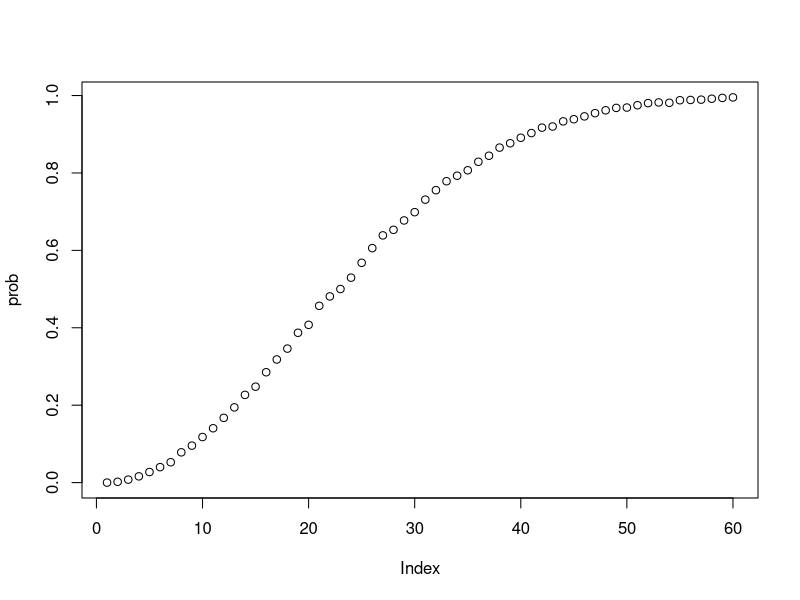
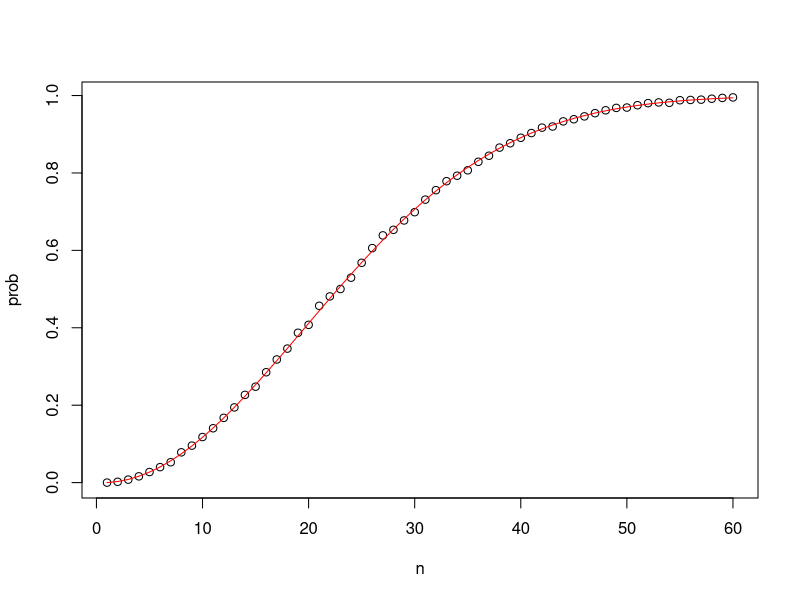
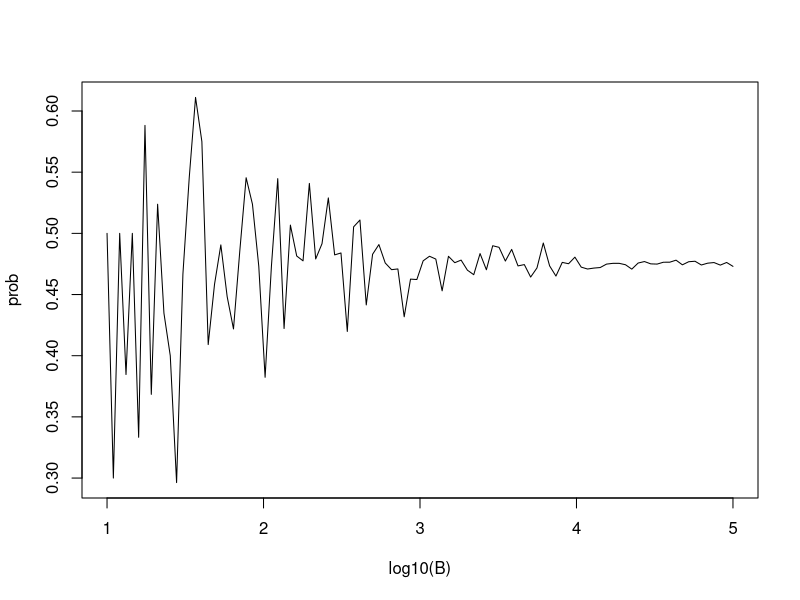

Recreate these plots in R, in order. (Note: this script raises an error after producing the figures.)

library(gtools)
library(dslabs)
library(dplyr)
library(tidyverse)
data(heights)
head(esoph)
#rep function can create sample of x times y
beads <- rep(c("red","blue"), times = c(2,3))
beads
sample(beads, 2) #gives two random elements from beads dataset
events <- replicate(10000, sample(beads,1))
tab <- table(events) # summarize the events in a table
prop.table(tab) # summarize the events from the table as proportions
?set.seed

#create a deck of cards in R
paste() #Glues variables together
number <- "Three"
suit <- "Hearts"
paste(number, suit)
#and for vectors like
paste(letters[1:5], as.character(1:5))
#all combinations of a list use expand.grind()
expand.grid(pants = c("blue", "black"), shirt = c("white", "grey", "plaid"))




#Our deck of cards
suits <- c("Hearts", "Clubs", "Spades", "Diamonds")
numbers <- c("Ace", "Deuce", "Three", "Four", "Five", "Six", "Seven", "Eight", "Nine", "Ten", "Jack", "Queen", "King")
deck <- expand.grid(suit = suits, number = numbers)
deck <- paste(deck$suit, deck$number)
deck
kings <- paste(suits, "King")
mean(deck %in% kings)
hands<- permutations(52, 2, v = deck)
nrow(hands) #possible ways to pick 2 cards from the deck
first_cardPicked <- hands[,1] #all rows column 1
second_cardPicked <- hands[,2] #all rows column2 
#Number of kings in first column
sum(first_cardPicked %in% kings)
sum(first_cardPicked %in% kings & second_cardPicked %in% kings) / sum(first_cardPicked %in% kings) #both kings

#the permutation() method, no repetions - order matters 1,3 != 3,1
#combinations() method = reps allowed, order matters 1,3 != 3,1  much more results since we can reuse elements
#all 7 digit phone numbers
all_numbers <- permutations(10, 7, v = 0:9) #First size of the source vector (10 numbers), then size of target(squence), what numbers are in the source vector
n <- nrow(all_numbers) #returns how many rows(phone numbers there are)
index <- sample(n, 5) #choose 5 random indexes from the total indexes
all_numbers[index,]

#Two ways to solve birtday paradox, first monte carlo then math

#Monte Carlo
compute_prob <- function(n, B = 10000){ #takes variable n and tries it 10 thousend times
  same_day <- replicate(B, {
    bdays <- sample(1:365, n, replace =TRUE)
    any(duplicated(bdays))
  })
  mean(same_day)
}
#now we want to see the liklyness for a range 1-60 persons
n <- seq(1,60)
prob <- sapply(n, compute_prob) #have to use sapply to apply the vector to the function
plot(prob) #Takes a little time, cause we need to generate 60*10000 examples
?prod
#We can use math and get this much faste, no need for generating all those examples
exact_prob <- function(n){
  #The multiplication rule to calculate Pr(noSharedBirthday) = (1*364/365*363/365*365-n-1/365)
  prob_unique <- seq(365, 365-n+1)/365
  1 - prod(prob_unique) #prod(vectors) returns product of the whole vector - margföldun - that is 1-Pr(NoSameBirthd)
}

eprod <- sapply(n, exact_prob) #same as in Monte Carlo but now to the math function
plot(n,prob)
lines(n,eprod, col = "red")

#HOW MANY MONTE CARLOS ARE ENOUGH?
B <-10^seq(1, 5, len = 100) #bilið er frá 1-5 splittað upp í 100 og sem veldið
compute_prob <- function(B, n = 22){    # function to run Monte Carlo simulation with each B
  same_day <- replicate(B, {
    bdays <- sample(1:365, n, replace = TRUE)
    any(duplicated(bdays))
  })
  mean(same_day)
}
prob <- sapply(B, compute_prob)    # apply compute_prob to many values of B
plot(log10(B), prob, type = "l")    # plot a line graph of estimates 
#log10(B) kringum 3 = 10^3 eða 1000 næst jafnvægi þannig að í raun gæfi 1000 iteration nógu góða niðurstöðu í stað 10000 og krefst minni computer power

simulated_games <- sample(c("lose","win"), 4, replace = TRUE, prob = c(0.6, 0.4))

#MONTE HALL CODE
B <- 10000
stick <- replicate(B, {
  doors <- as.character(1:3) #Three doors created
  prize <- sample(c("car","goat","goat"))# puts prizes in random order
  prize_door <- doors[prize == "car"] # note which door has prize by assigning the index of car in prize to index of doors
  my_pick  <- sample(doors, 1)    # note which door is chosen
  show <- sample(doors[!doors %in% c(my_pick, prize_door)],1)   # open door with no prize and that isn't chosen
  stick <- my_pick    # stick with original door
  stick == prize_door    # test whether the original door has the prize TRUE or FALSE
})
mean(stick) # probability of choosing prize door when sticking == TRUE_TOTAL/TOTAL ITERATIONS

?combinations()

r <-permutations(3,3)
nrow(r)
3/8*2/7*1/6
runners <- c("Jamaica", "Jamaica", "Jamaica", "USA", "Ecuador", "Netherlands", "France", "South Africa")
set.seed(1)
B <- 10000
fromJamaica <- replicate(B, {
   winners <- sample(runners, 3)
   all(winners == "Jamaica")
})
mean(fromJamaica)
entree <- c(as.character(1:6))
side <- c(as.character(7:12))
drink <- c(as.character(13:14))
?combinations
oneMeal <- expand_grid(1:6,7:12,13:17,18:19)
nrow(oneMeal)
rows <- combinations(6,2)
nrow(rows)*6*3
options <- function(n){
  entreeOptions <- 6
  drinks <- 3
  sides <- nrow(combinations(n,2))
  combinations <- entreeOptions*drinks*sides
}
sapply(2:12, options)

#Cancer assignment
nrow(esoph)
all_cases <- sum(esoph$ncases)
all_cases
all_controls <- sum(esoph$ncontrols)
all_controls
typeof(esoph$alcgp)
levels(esoph$alcgp)
highest <- esoph %>% filter(alcgp == "120+")
all_cases_highest <- sum(highest$ncases)
all_cases_highest/all_cases
all_cases_highest/all_cases
all_controls_higest <- sum(highest$ncontrols)
all_controls_higest/all_controls
(all_cases_highest/all_cases)/(all_controls_higest/all_controls)
all_cases_highest/(all_cases_highest+all_controls_higest)
lowest <- esoph %>% filter(alcgp == "0-39g/day")
all_cases_lowest <- sum(lowest$ncases)
all_controls_lowest <- sum(lowest$ncontrols)
all_cases_lowest/(all_cases_lowest+all_controls_lowest)
levels(esoph$tobgp)
smokeless10g <- esoph %>% filter(tobgp == "0-9g/day")
caseless10g <- sum(smokeless10g$ncontrols)
1-caseless10g/all_controls
smokeHighest <- esoph %>% filter(tobgp == "30+")  
sum(smokeHighest$ncases)/all_cases
sum(smokeHighest$ncontrols)/all_controls
highBoth  <- esoph %>% filter(tobgp == "30+" & alcgp == "120+")  
sum(highBoth$ncases)/all_cases
sum(highBoth$ncontrols)/all_controls
highOr  <- esoph %>% filter(tobgp == "30+" | alcgp == "120+")  
sum(highOr$ncases)/all_cases
sum(highOr$ncontrols)/all_controls
(sum(highOr$ncases)/all_cases)/(sum(highOr$ncontrols)/all_controls)
#Cool to use summarize to create results we want in table!!!!!!!!!!!!!!!
esoph %>% filter(alcgp == "120+") %>% summarize(contr_sum = sum(ncontrols), probability = contr_sum/all_controls)
# OR maybe pull() to get one column straight within a pipe :  esoph %>% filter(alcgp == "120+" %>% pull(ncontrols))
?between
